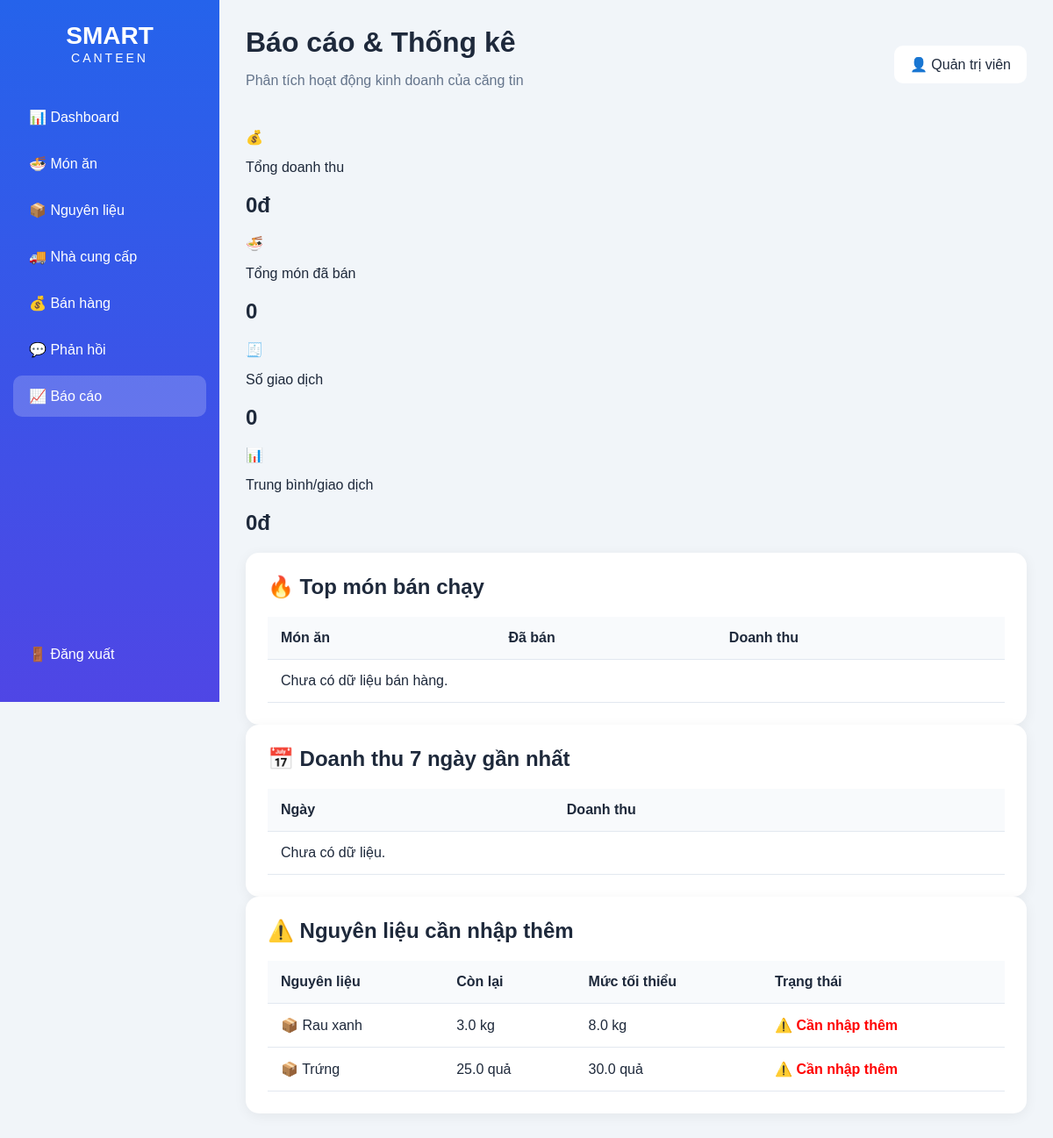
The app's page /reports (signed in) with its own data.
### tables this page shows
CREATE TABLE ingredients (
            id INTEGER PRIMARY KEY AUTOINCREMENT,
            name TEXT NOT NULL,
            unit TEXT NOT NULL,
            quantity REAL DEFAULT 0,
            min_quantity REAL DEFAULT 0
        );

### app.py (the view)
@app.route("/reports")
@login_required
def reports():
    conn = get_db()
    total_revenue = conn.execute("""
        SELECT COALESCE(SUM(total), 0)
        FROM sales
    """).fetchone()[0]
    total_sales = conn.execute("""
        SELECT COALESCE(SUM(quantity), 0)
        FROM sales
    """).fetchone()[0]
    transaction_count = conn.execute("""
        SELECT COUNT(*)
        FROM sales
    """).fetchone()[0]
    average_order = conn.execute("""
        SELECT COALESCE(AVG(total), 0)
        FROM sales
    """).fetchone()[0]
    best_selling = conn.execute("""
        SELECT
            foods.name,
            SUM(sales.quantity) AS total_sold,
            SUM(sales.total) AS revenue
        FROM sales
        JOIN foods ON sales.food_id = foods.id
        GROUP BY sales.food_id
        ORDER BY total_sold DESC
        LIMIT 10
    """).fetchall()
    daily_revenue = conn.execute("""
        SELECT
            DATE(sale_date) AS sale_day,
            SUM(total) AS revenue
        FROM sales
        GROUP BY DATE(sale_date)
        ORDER BY sale_day DESC
        LIMIT 7
    """).fetchall()
    low_ingredients = conn.execute("""
        SELECT *
        FROM ingredients
        WHERE quantity <= min_quantity
        ORDER BY quantity ASC
    """).fetchall()
    conn.close()
    return render_template(
        "reports.html",
        total_revenue=total_revenue,
        total_sales=total_sales,
        transaction_count=transaction_count,
        average_order=average_order,
        best_selling=best_selling,
        daily_revenue=daily_revenue,
        low_ingredients=low_ingredients
    )

### app.py (called while the page is built)
def get_db():
    conn = sqlite3.connect(DATABASE)
    conn.row_factory = sqlite3.Row
    return conn

def login_required(f):
    @wraps(f)
    def decorated_function(*args, **kwargs):
        if "user_id" not in session:
            return redirect("/")
        return f(*args, **kwargs)
    return decorated_function

### templates/reports.html (shortened to what this page needs)
<!DOCTYPE html>
<html lang="vi">
<head>
    <link
        rel="stylesheet"
        href="/static/css/dashboard.css"
    >
</head>
<body>
<div class="layout">
    <aside class="sidebar">
        <div class="logo">
            <h2>SMART</h2>
            <span>CANTEEN</span>
        </div>
        <nav>
            <a href="/dashboard">
                📊 Dashboard
            </a>
            <a href="/foods">
                🍜 Món ăn
            </a>
            <a href="/ingredients">
                📦 Nguyên liệu
            </a>
            <a href="/suppliers">
                🚚 Nhà cung cấp
            </a>
            <a href="/sales">
                💰 Bán hàng
            </a>
            <a href="/feedback">
                💬 Phản hồi
            </a>
            <a href="/reports" class="active">
                📈 Báo cáo
            </a>
        </nav>
        <div class="logout">
            <a href="/">
                🚪 Đăng xuất
            </a>
        </div>
    </aside>
    <main class="main">
        <header class="topbar">
            <div>
                <h1>
                    Báo cáo & Thống kê
                </h1>
                <p>
                    Phân tích hoạt động kinh doanh của căng tin
                </p>
            </div>
            <div class="user">
                👤 Quản trị viên
            </div>
        </header>
        <section class="stats">
            <div class="stat-card">
                <div class="stat-icon">
                    💰
                </div>
                <div>
                    <p>
                        Tổng doanh thu
                    </p>
                    <h2>
                        {{ "{:,.0f}".format(total_revenue) }}đ
                    </h2>
                </div>
            </div>
            <div class="stat-card">
                <div class="stat-icon">
                    🍜
                </div>
                <div>
                    <p>
                        Tổng món đã bán
                    </p>
                    <h2>
                        {{ total_sales }}
                    </h2>
                </div>
            </div>
            <div class="stat-card">
                <div class="stat-icon">
                    🧾
                </div>
                <div>
                    <p>
                        Số giao dịch
                    </p>
                    <h2>
                        {{ transaction_count }}
                    </h2>
                </div>
            </div>
            <div class="stat-card">
                <div class="stat-icon">
                    📊
                </div>
                <div>
                    <p>
                        Trung bình/giao dịch
                    </p>
                    <h2>
                        {{ "{:,.0f}".format(average_order) }}đ
                    </h2>
                </div>
            </div>
        </section>
        <section class="dashboard-grid">
            <div class="panel">
                <div class="panel-header">
                    <h2>
                        🔥 Top món bán chạy
                    </h2>
                </div>
                <table>
                    <thead>
                        <tr>
                            <th>
                                Món ăn
                            </th>
                            <th>
                                Đã bán
                            </th>
                            <th>
                                Doanh thu
                            </th>
                        </tr>
                    </thead>
                    <tbody>
                    {% for food in best_selling %}
                    <tr>
                        <td>
                            🍜 {{ food["name"] }}
                        </td>
                        <td>
                            {{ food["total_sold"] }}
                        </td>
                        <td>
                            {{ "{:,.0f}".format(food["revenue"]) }}đ
                        </td>
                    </tr>
                    {% else %}
                    <tr>
                        <td colspan="3">
                            Chưa có dữ liệu bán hàng.
                        </td>
                    </tr>
                    {% endfor %}
                    </tbody>
                </table>
            </div>
            <div class="panel">
                <div class="panel-header">
                    <h2>
                        📅 Doanh thu 7 ngày gần nhất
                    </h2>
                </div>
                <table>
                    <thead>
                        <tr>
                            <th>
                                Ngày
                            </th>
                            <th>
                                Doanh thu
                            </th>
                        </tr>
                    </thead>
                    <tbody>
                    {% for day in daily_revenue %}
                    <tr>
                        <td>
                            {{ day["sale_day"] }}
                        </td>
                        <td>
                            {{ "{:,.0f}".format(day["revenue"]) }}đ
                        </td>
                    </tr>
                    {% else %}
                    <tr>
                        <td colspan="2">
                            Chưa có dữ liệu.
                        </td>
                    </tr>
                    {% endfor %}
                    </tbody>
                </table>
            </div>
        </section>
        <section class="panel">
            <div class="panel-header">
                <h2>
                    ⚠️ Nguyên liệu cần nhập thêm
                </h2>
            </div>
            <table>
                <thead>
                    <tr>
                        <th>
                            Nguyên liệu
                        </th>
                        <th>
                            Còn lại
                        </th>
                        <th>
                            Mức tối thiểu
                        </th>
                        <th>
                            Trạng thái
                        </th>
                    </tr>
                </thead>
                <tbody>
                {% for ingredient in low_ingredients %}
                <tr>
                    <td>
                        📦 {{ ingredient["name"] }}
                    </td>
                    <td>
                        {{ ingredient["quantity"] }}
                        {{ ingredient["unit"] }}
                    </td>
                    <td>
                        {{ ingredient["min_quantity"] }}
                        {{ ingredient["unit"] }}
                    </td>
                    <td>
                        <span style="color:red;font-weight:bold;">
                            ⚠️ Cần nhập thêm
                        </span>
                    </td>
                </tr>
                {% else %}
                <tr>
                    <td colspan="4">
                        ✓ Không có nguyên liệu nào dưới mức tối thiểu.
                    </td>
                </tr>
                {% endfor %}
                </tbody>
            </table>
        </section>
    </main>
</div>
</body>
</html>

### static/css/dashboard.css (style rules this page uses)
* { box-sizing: border-box; }
body { margin: 0; font-family: Arial, sans-serif; background: #f1f5f9; color: #1e293b; }
.layout { display: flex; min-height: 100vh; }
.sidebar { width: 250px; background: linear-gradient(180deg, #2563eb, #4f46e5); color: white; padding: 25px 15px; position: fixed; height: 100vh; }
.logo { text-align: center; margin-bottom: 35px; }
.logo h2 { margin: 0; font-size: 28px; }
.logo span { font-size: 14px; letter-spacing: 3px; }
.sidebar nav a, .logout a { display: block; color: white; text-decoration: none; padding: 14px 18px; margin: 6px 0; border-radius: 10px; font-size: 16px; }
.sidebar nav a:hover, .sidebar nav .active { background: rgba(255,255,255,0.2); }
.logout { position: absolute; bottom: 25px; left: 15px; right: 15px; }
.main { margin-left: 250px; padding: 30px; width: calc(100% - 250px); }
.topbar { display: flex; justify-content: space-between; align-items: center; margin-bottom: 30px; }
.topbar h1 { margin: 0; font-size: 32px; }
.topbar p { color: #64748b; }
.user { background: white; padding: 12px 18px; border-radius: 10px; }
.panel { background: white; padding: 25px; border-radius: 15px; box-shadow: 0 3px 15px rgba(0,0,0,0.06); }
.panel-header { display: flex; justify-content: space-between; align-items: center; margin-bottom: 20px; }
.panel-header h2 { margin: 0; }
table { width: 100%; border-collapse: collapse; }
th, td { text-align: left; padding: 15px; border-bottom: 1px solid #e2e8f0; }
th { background: #f8fafc; }

### records on screen
ingredients: name "Rau xanh", quantity "3.0", unit "kg", min_quantity "8.0"
ingredients: name "Trứng", quantity "25.0", unit "quả", min_quantity "30.0"

### other values on screen
{{ "{:,.0f}".format(total_revenue) }} "0"
{{ total_sales }} "0"
{{ transaction_count }} "0"
{{ "{:,.0f}".format(average_order) }} "0"
